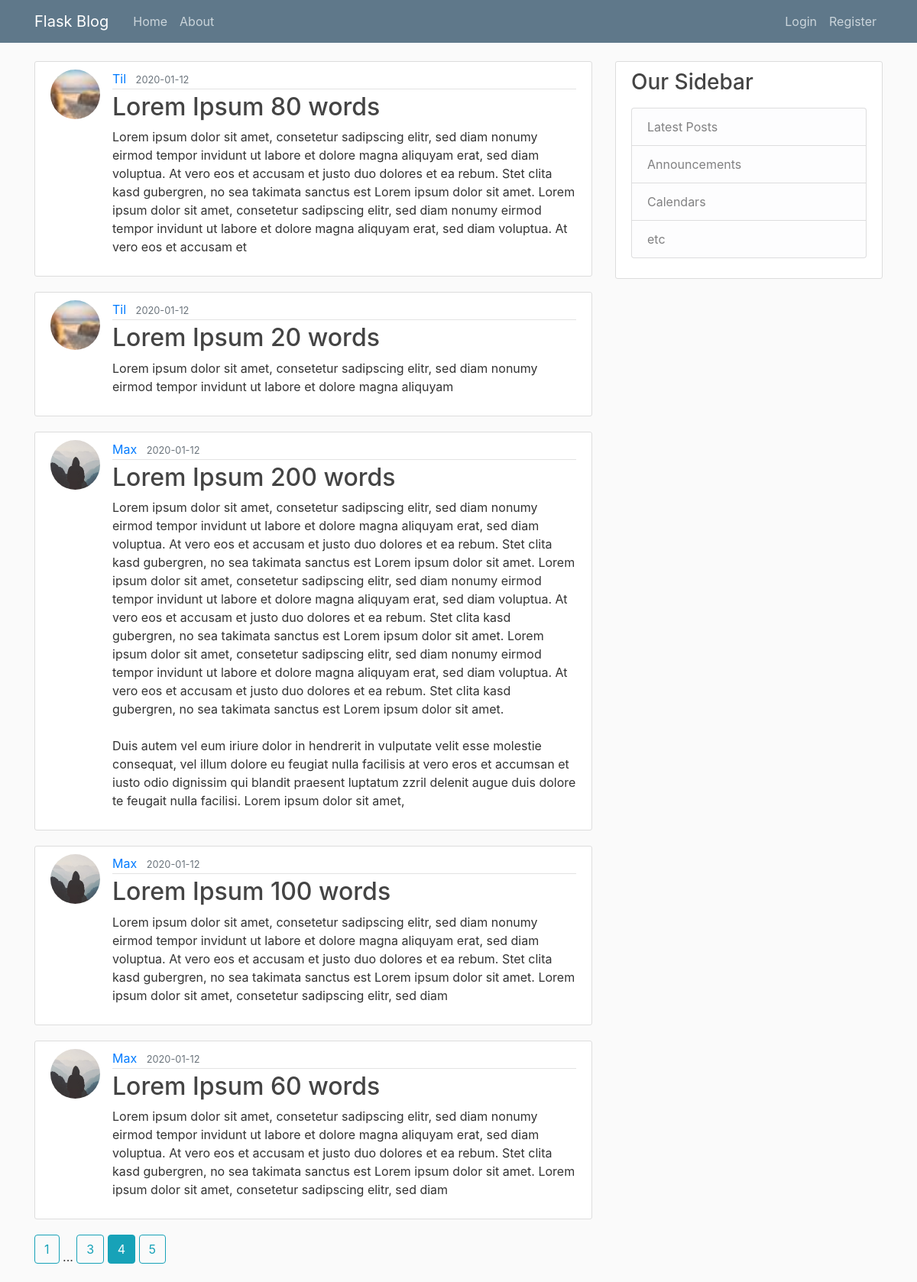
/home?page=4, run on the app's committed database.
### flaskblog/models.py (models this page shows, shortened)
class Post(db.Model):
    id = db.Column(db.Integer, primary_key=True)
    title = db.Column(db.String(100), nullable=False)
    date_posted = db.Column(db.DateTime, nullable=False, default=datetime.utcnow)
    content = db.Column(db.Text, nullable=False)
    user_id = db.Column(db.Integer, db.ForeignKey('user.id'), nullable=False) # ForeignKey creates a relationship to the user id who has written the post; ForeignKey needs to be written lowercase because it uses the tablename (in the SQLite database) and not the classname of the model

class User(db.Model, UserMixin): # 'db.Model' creates the SQLAlchemy Model; UserMixin is important for flask_login to make the login system work (UserMixin provides funcions like 'is_authenticated' for flask_login)
    id = db.Column(db.Integer, primary_key=True) # 'primary_key' provides a unique id for each column
    username = db.Column(db.String(20), unique=True, nullable=False) # 'unique' makes sure that the username is only one time stored in the database; 'nullable' ensures that the entry is not null
    email = db.Column(db.String(120), unique=True, nullable=False)
    image_file = db.Column(db.String(20), nullable=False, default='default.jpg') # 'default' sets a default entry if nothing was submitted in the form
    password = db.Column(db.String(60), nullable=False)
    posts = db.relationship('Post', backref='author', lazy=True) # relationship with another model (in this case 'Post'; 'Post' need to be spelled like the class); 'backref' creates a kind of column in the related model; 'lazy' ensures that the related data only gets loaded when needed

### flaskblog/routes.py (the view)
@app.route('/')
@app.route('/home')
def home():
    page = request.args.get('page', 1, type=int)
    posts = Post.query.order_by(Post.date_posted.desc()).paginate(page=page, per_page=5)
    return render_template('home.html', title='Home', posts=posts) # renders the template 'home.html' and provides the variables 'title' and 'posts' for the template

### flaskblog/templates/home.html
{% extends "layout.html" %}
{% block content %}
  {% for post in posts.items %}
    <article class="media content-section">
      <img class="rounded-circle article-img" src="{{ url_for('static', filename='profile_pics/' + post.author.image_file) }}">
      <div class="media-body">
        <div class="article-metadata">
          <a class="mr-2" href="{{ url_for('user_posts', username=post.author.username) }}">{{ post.author.username }}</a>
          <small class="text-muted">{{ post.date_posted.strftime('%Y-%m-%d') }}</small>
        </div>
        <h2><a class="article-title" href="{{ url_for('post', post_id=post.id) }}">{{ post.title }}</a></h2>
        <p class="article-content">{{ post.content }}</p>
      </div>
    </article>
  {% endfor %}
  {% for page_num in posts.iter_pages(left_edge=1, right_edge=1, left_current=1, right_current=2) %}
  {% if page_num %}
    {% if posts.page == page_num %}
      <a class="btn btn-info mb-4" href="{{ url_for('home', page=page_num) }}">{{ page_num }}</a>
    {% else %}
      <a class="btn btn-outline-info mb-4" href="{{ url_for('home', page=page_num) }}">{{ page_num }}</a>
    {% endif %}
  {% else %}
    ...
  {% endif %}
  {% endfor %}
{% endblock content %}

### flaskblog/static/css/main.css (style rules this page uses)
body { background: #fafafa; color: #333333; margin-top: 5rem; }
h1, h2, h3, h4, h5, h6 { color: #444444; }
.content-section { background: #ffffff; padding: 10px 20px; border: 1px solid #dddddd; border-radius: 3px; margin-bottom: 20px; }
.article-title { color: #444444; }
.article-content { white-space: pre-line; }
.article-img { height: 65px; width: 65px; margin-right: 16px; }
.article-metadata { padding-bottom: 1px; margin-bottom: 4px; border-bottom: 1px solid #e3e3e3 }

### data on the page
Post: image_file (picture), author.username "Til", date_posted "2020-01-12", title "Lorem Ipsum 80 words", content "Lorem ipsum dolor sit amet, consetetur sadipscing elitr, sed diam nonumy eirmod tempor invidunt ut labore et dolore magna aliquyam erat, sed diam voluptua. At vero eos et accusam et justo duo dolores et ea rebum. Stet clita kasd gubergren, no sea takimata sanctus est Lorem ipsum dolor sit amet. Lorem ipsum dolor sit amet, consetetur sadipscing elitr, sed diam nonumy eirmod tempor invidunt ut labore et dolore magna aliquyam erat, sed diam voluptua. At vero eos et accusam et"
Post: image_file (picture), author.username "Til", date_posted "2020-01-12", title "Lorem Ipsum 20 words", content "Lorem ipsum dolor sit amet, consetetur sadipscing elitr, sed diam nonumy eirmod tempor invidunt ut labore et dolore magna aliquyam"
Post: image_file (placeholder picture), author.username "Max", date_posted "2020-01-12", title "Lorem Ipsum 200 words", content "Lorem ipsum dolor sit amet, consetetur sadipscing elitr, sed diam nonumy eirmod tempor invidunt ut labore et dolore magna aliquyam erat, sed diam voluptua. At vero eos et accusam et justo duo dolores et ea rebum. Stet clita kasd gubergren, no sea takimata sanctus est Lorem ipsum dolor sit amet. Lorem ipsum dolor sit amet, consetetur sadipscing elitr, sed diam nonumy eirmod tempor invidunt ut labore et dolore magna aliquyam erat, sed diam voluptua. At vero eos et accusam et justo duo dolores et ea rebum. Stet clita kasd gubergren, no sea takimata sanctus est Lorem ipsum dolor sit amet. Lorem ipsum dolor sit amet, consetetur sadipscing elitr, sed diam nonumy eirmod tempor invidunt ut labore…"
Post: image_file (placeholder picture), author.username "Max", date_posted "2020-01-12", title "Lorem Ipsum 100 words", content "Lorem ipsum dolor sit amet, consetetur sadipscing elitr, sed diam nonumy eirmod tempor invidunt ut labore et dolore magna aliquyam erat, sed diam voluptua. At vero eos et accusam et justo duo dolores et ea rebum. Stet clita kasd gubergren, no sea takimata sanctus est Lorem ipsum dolor sit amet. Lorem ipsum dolor sit amet, consetetur sadipscing elitr, sed diam"
Post: image_file (placeholder picture), author.username "Max", date_posted "2020-01-12", title "Lorem Ipsum 60 words", content "Lorem ipsum dolor sit amet, consetetur sadipscing elitr, sed diam nonumy eirmod tempor invidunt ut labore et dolore magna aliquyam erat, sed diam voluptua. At vero eos et accusam et justo duo dolores et ea rebum. Stet clita kasd gubergren, no sea takimata sanctus est Lorem ipsum dolor sit amet. Lorem ipsum dolor sit amet, consetetur sadipscing elitr, sed diam"

### other printed values
{{ page_num }} "1" "3" "5"
{{ page_num }} "4"
